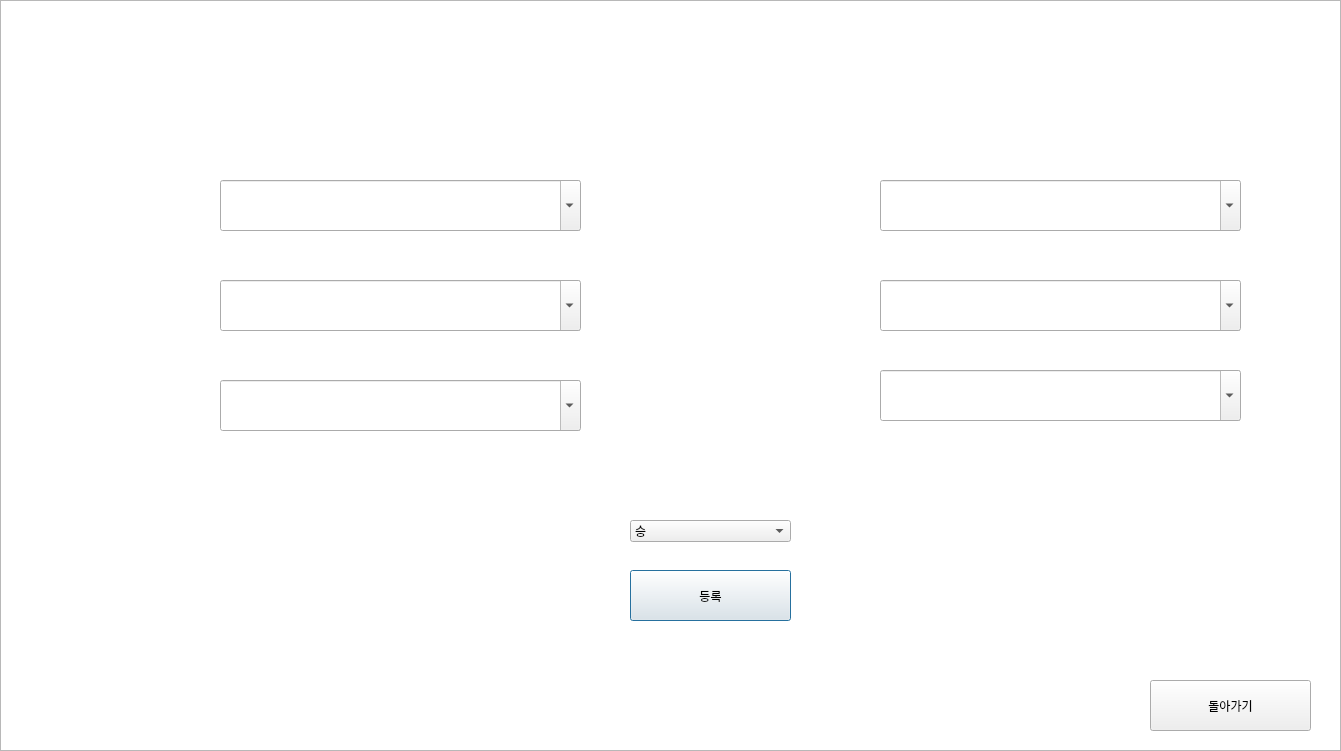
<?xml version="1.0" encoding="UTF-8"?>
<ui version="4.0">
 <class>i_dialog</class>
 <widget class="QDialog" name="i_dialog">
  <property name="geometry">
   <rect>
    <x>0</x>
    <y>0</y>
    <width>1341</width>
    <height>751</height>
   </rect>
  </property>
  <property name="minimumSize">
   <size>
    <width>1341</width>
    <height>751</height>
   </size>
  </property>
  <property name="maximumSize">
   <size>
    <width>1341</width>
    <height>751</height>
   </size>
  </property>
  <property name="windowTitle">
   <string>Dialog</string>
  </property>
  <widget class="QGraphicsView" name="graphicsView">
   <property name="geometry">
    <rect>
     <x>0</x>
     <y>0</y>
     <width>1341</width>
     <height>751</height>
    </rect>
   </property>
   <property name="minimumSize">
    <size>
     <width>1341</width>
     <height>751</height>
    </size>
   </property>
   <property name="maximumSize">
    <size>
     <width>1341</width>
     <height>751</height>
    </size>
   </property>
   <property name="styleSheet">
    <string notr="true">background-image: url(:/image/KakaoTalk_20200921_163222539.png);</string>
   </property>
  </widget>
  <widget class="QPushButton" name="PUSH">
   <property name="geometry">
    <rect>
     <x>630</x>
     <y>570</y>
     <width>161</width>
     <height>51</height>
    </rect>
   </property>
   <property name="text">
    <string>등록</string>
   </property>
  </widget>
  <widget class="QLabel" name="label">
   <property name="geometry">
    <rect>
     <x>50</x>
     <y>180</y>
     <width>161</width>
     <height>51</height>
    </rect>
   </property>
   <property name="styleSheet">
    <string notr="true">font: 14pt &quot;배달의민족 도현&quot;;
color: rgb(255, 255, 255);</string>
   </property>
   <property name="text">
    <string>LEADER : </string>
   </property>
   <property name="alignment">
    <set>Qt::AlignRight|Qt::AlignTrailing|Qt::AlignVCenter</set>
   </property>
  </widget>
  <widget class="QLabel" name="label_2">
   <property name="geometry">
    <rect>
     <x>50</x>
     <y>280</y>
     <width>161</width>
     <height>51</height>
    </rect>
   </property>
   <property name="styleSheet">
    <string notr="true">font: 14pt &quot;배달의민족 도현&quot;;
color: rgb(255, 255, 255);</string>
   </property>
   <property name="text">
    <string>SECOND : </string>
   </property>
   <property name="alignment">
    <set>Qt::AlignRight|Qt::AlignTrailing|Qt::AlignVCenter</set>
   </property>
  </widget>
  <widget class="QLabel" name="label_3">
   <property name="geometry">
    <rect>
     <x>50</x>
     <y>370</y>
     <width>161</width>
     <height>51</height>
    </rect>
   </property>
   <property name="styleSheet">
    <string notr="true">font: 14pt &quot;배달의민족 도현&quot;;
color: rgb(255, 255, 255);</string>
   </property>
   <property name="text">
    <string>THIRD : </string>
   </property>
   <property name="alignment">
    <set>Qt::AlignRight|Qt::AlignTrailing|Qt::AlignVCenter</set>
   </property>
  </widget>
  <widget class="QLabel" name="label_4">
   <property name="geometry">
    <rect>
     <x>710</x>
     <y>180</y>
     <width>161</width>
     <height>51</height>
    </rect>
   </property>
   <property name="styleSheet">
    <string notr="true">font: 14pt &quot;배달의민족 도현&quot;;
color: rgb(255, 255, 255);</string>
   </property>
   <property name="text">
    <string>LEADER : </string>
   </property>
   <property name="alignment">
    <set>Qt::AlignRight|Qt::AlignTrailing|Qt::AlignVCenter</set>
   </property>
  </widget>
  <widget class="QLabel" name="label_5">
   <property name="geometry">
    <rect>
     <x>710</x>
     <y>280</y>
     <width>161</width>
     <height>51</height>
    </rect>
   </property>
   <property name="styleSheet">
    <string notr="true">font: 14pt &quot;배달의민족 도현&quot;;
color: rgb(255, 255, 255);</string>
   </property>
   <property name="text">
    <string>SECOND : </string>
   </property>
   <property name="alignment">
    <set>Qt::AlignRight|Qt::AlignTrailing|Qt::AlignVCenter</set>
   </property>
  </widget>
  <widget class="QLabel" name="label_6">
   <property name="geometry">
    <rect>
     <x>710</x>
     <y>370</y>
     <width>161</width>
     <height>51</height>
    </rect>
   </property>
   <property name="styleSheet">
    <string notr="true">font: 14pt &quot;배달의민족 도현&quot;;
color: rgb(255, 255, 255);</string>
   </property>
   <property name="text">
    <string>THIRD : </string>
   </property>
   <property name="alignment">
    <set>Qt::AlignRight|Qt::AlignTrailing|Qt::AlignVCenter</set>
   </property>
  </widget>
  <widget class="QLabel" name="label_7">
   <property name="geometry">
    <rect>
     <x>280</x>
     <y>110</y>
     <width>221</width>
     <height>51</height>
    </rect>
   </property>
   <property name="styleSheet">
    <string notr="true">color: rgb(255, 255, 255);
font: 36pt &quot;배달의민족 도현&quot;;</string>
   </property>
   <property name="text">
    <string>상대 방덱</string>
   </property>
   <property name="alignment">
    <set>Qt::AlignCenter</set>
   </property>
  </widget>
  <widget class="QLabel" name="label_8">
   <property name="geometry">
    <rect>
     <x>940</x>
     <y>110</y>
     <width>221</width>
     <height>51</height>
    </rect>
   </property>
   <property name="styleSheet">
    <string notr="true">color: rgb(255, 255, 255);
font: 36pt &quot;배달의민족 도현&quot;;</string>
   </property>
   <property name="text">
    <string>내 공덱</string>
   </property>
   <property name="alignment">
    <set>Qt::AlignCenter</set>
   </property>
  </widget>
  <widget class="QComboBox" name="WOD">
   <property name="geometry">
    <rect>
     <x>630</x>
     <y>520</y>
     <width>161</width>
     <height>22</height>
    </rect>
   </property>
   <property name="mouseTracking">
    <bool>false</bool>
   </property>
   <property name="editable">
    <bool>false</bool>
   </property>
   <property name="insertPolicy">
    <enum>QComboBox::NoInsert</enum>
   </property>
   <property name="duplicatesEnabled">
    <bool>true</bool>
   </property>
   <item>
    <property name="text">
     <string>승</string>
    </property>
   </item>
   <item>
    <property name="text">
     <string>패</string>
    </property>
   </item>
  </widget>
  <widget class="QPushButton" name="RETURN">
   <property name="geometry">
    <rect>
     <x>1150</x>
     <y>680</y>
     <width>161</width>
     <height>51</height>
    </rect>
   </property>
   <property name="text">
    <string>돌아가기</string>
   </property>
  </widget>
  <widget class="QComboBox" name="D_LEADER">
   <property name="geometry">
    <rect>
     <x>220</x>
     <y>180</y>
     <width>361</width>
     <height>51</height>
    </rect>
   </property>
   <property name="editable">
    <bool>true</bool>
   </property>
   <property name="insertPolicy">
    <enum>QComboBox::NoInsert</enum>
   </property>
   <property name="duplicatesEnabled">
    <bool>true</bool>
   </property>
  </widget>
  <widget class="QComboBox" name="D_SECOND">
   <property name="geometry">
    <rect>
     <x>220</x>
     <y>280</y>
     <width>361</width>
     <height>51</height>
    </rect>
   </property>
   <property name="editable">
    <bool>true</bool>
   </property>
   <property name="insertPolicy">
    <enum>QComboBox::NoInsert</enum>
   </property>
   <property name="duplicatesEnabled">
    <bool>true</bool>
   </property>
  </widget>
  <widget class="QComboBox" name="D_THIRD">
   <property name="geometry">
    <rect>
     <x>220</x>
     <y>380</y>
     <width>361</width>
     <height>51</height>
    </rect>
   </property>
   <property name="editable">
    <bool>true</bool>
   </property>
   <property name="insertPolicy">
    <enum>QComboBox::NoInsert</enum>
   </property>
   <property name="duplicatesEnabled">
    <bool>true</bool>
   </property>
  </widget>
  <widget class="QComboBox" name="A_LEADER">
   <property name="geometry">
    <rect>
     <x>880</x>
     <y>180</y>
     <width>361</width>
     <height>51</height>
    </rect>
   </property>
   <property name="editable">
    <bool>true</bool>
   </property>
   <property name="insertPolicy">
    <enum>QComboBox::NoInsert</enum>
   </property>
   <property name="duplicatesEnabled">
    <bool>true</bool>
   </property>
  </widget>
  <widget class="QComboBox" name="A_SECOND">
   <property name="geometry">
    <rect>
     <x>880</x>
     <y>280</y>
     <width>361</width>
     <height>51</height>
    </rect>
   </property>
   <property name="editable">
    <bool>true</bool>
   </property>
   <property name="insertPolicy">
    <enum>QComboBox::NoInsert</enum>
   </property>
   <property name="duplicatesEnabled">
    <bool>true</bool>
   </property>
  </widget>
  <widget class="QComboBox" name="A_THIRD">
   <property name="geometry">
    <rect>
     <x>880</x>
     <y>370</y>
     <width>361</width>
     <height>51</height>
    </rect>
   </property>
   <property name="editable">
    <bool>true</bool>
   </property>
   <property name="insertPolicy">
    <enum>QComboBox::NoInsert</enum>
   </property>
   <property name="duplicatesEnabled">
    <bool>true</bool>
   </property>
  </widget>
 </widget>
 <resources>
  <include location="main_background.qrc"/>
 </resources>
 <connections/>
</ui>
